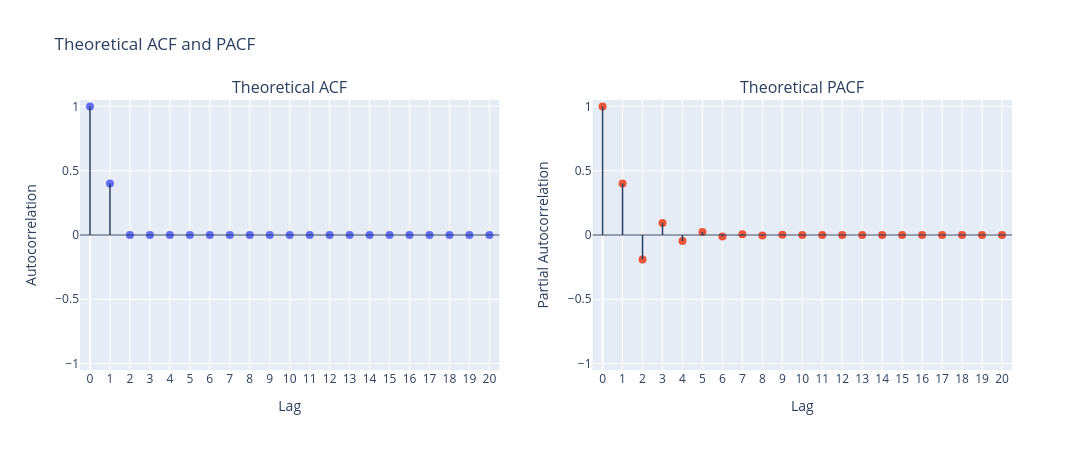

The cell this chart's notebook holds for it:
### Markdown cell above
## MA(1)

### Code cell
arma.plotly_arma_correlations(
    ar=[],
    ma=[0.5],
    n_lags=20,
)

### Figure 1 — Plotly figure (JSON) as saved in the notebook; plotly's stock layout.template omitted (floating-point values rounded to 4 significant figures)
{"data": [{"hovertemplate": "%{text}<extra></extra>", "marker": {"size": 8}, "mode": "markers", "name": "ACF", "showlegend": false, "text": ["Lag: 0<br>ACF: 1.0000", "Lag: 1<br>ACF: 0.4000", "Lag: 2<br>ACF: 0.0000", "Lag: 3<br>ACF: 0.0000", "Lag: 4<br>ACF: 0.0000", "Lag: 5<br>ACF: 0.0000", "Lag: 6<br>ACF: 0.0000", "Lag: 7<br>ACF: 0.0000", "Lag: 8<br>ACF: 0.0000", "Lag: 9<br>ACF: 0.0000", "Lag: 10<br>ACF: 0.0000", "Lag: 11<br>ACF: 0.0000", "Lag: 12<br>ACF: 0.0000", "Lag: 13<br>ACF: 0.0000", "Lag: 14<br>ACF: 0.0000", "Lag: 15<br>ACF: 0.0000", "Lag: 16<br>ACF: 0.0000", "Lag: 17<br>ACF: 0.0000", "Lag: 18<br>ACF: 0.0000", "Lag: 19<br>ACF: 0.0000", "Lag: 20<br>ACF: 0.0000"], "type": "scatter", "x": [0, 1, 2, 3, 4, 5, 6, 7, 8, 9, 10, 11, 12, 13, 14, 15, 16, 17, 18, 19, 20], "xaxis": "x", "y": [1.0, 0.4, 0.0, 0.0, 0.0, 0.0, 0.0, 0.0, 0.0, 0.0, 0.0, 0.0, 0.0, 0.0, 0.0, 0.0, 0.0, 0.0, 0.0, 0.0, 0.0], "yaxis": "y"}, {"hovertemplate": "%{text}<extra></extra>", "marker": {"size": 8}, "mode": "markers", "name": "PACF", "showlegend": false, "text": ["Lag: 0<br>PACF: 1.0000", "Lag: 1<br>PACF: 0.4000", "Lag: 2<br>PACF: -0.1905", "Lag: 3<br>PACF: 0.0941", "Lag: 4<br>PACF: -0.0469", "Lag: 5<br>PACF: 0.0234", "Lag: 6<br>PACF: -0.0117", "Lag: 7<br>PACF: 0.0059", "Lag: 8<br>PACF: -0.0029", "Lag: 9<br>PACF: 0.0015", "Lag: 10<br>PACF: -0.0007", "Lag: 11<br>PACF: 0.0004", "Lag: 12<br>PACF: -0.0002", "Lag: 13<br>PACF: 0.0001", "Lag: 14<br>PACF: -0.0000", "Lag: 15<br>PACF: 0.0000", "Lag: 16<br>PACF: -0.0000", "Lag: 17<br>PACF: 0.0000", "Lag: 18<br>PACF: -0.0000", "Lag: 19<br>PACF: 0.0000", "Lag: 20<br>PACF: -0.0000"], "type": "scatter", "x": [0, 1, 2, 3, 4, 5, 6, 7, 8, 9, 10, 11, 12, 13, 14, 15, 16, 17, 18, 19, 20], "xaxis": "x2", "y": [1.0, 0.4, -0.1905, 0.09412, -0.04692, 0.02344, -0.01172, 0.005859, -0.00293, 0.001465, -0.0007324, 0.0003662, -0.0001831, 9.155e-05, -4.578e-05, 2.289e-05, -1.144e-05, 5.722e-06, -2.861e-06, 1.431e-06, -7.153e-07], "yaxis": "y2"}], "layout": {"annotations": [{"font": {"size": 16}, "showarrow": false, "text": "Theoretical ACF", "x": 0.225, "xanchor": "center", "xref": "paper", "y": 1, "yanchor": "bottom", "yref": "paper"}, {"font": {"size": 16}, "showarrow": false, "text": "Theoretical PACF", "x": 0.775, "xanchor": "center", "xref": "paper", "y": 1, "yanchor": "bottom", "yref": "paper"}], "height": 450, "shapes": [{"line": {"width": 1.5}, "type": "line", "x0": 0, "x1": 0, "xref": "x", "y0": 0, "y1": 1, "yref": "y"}, {"line": {"width": 1.5}, "type": "line", "x0": 1, "x1": 1, "xref": "x", "y0": 0, "y1": 0.4, "yref": "y"}, {"line": {"width": 1.5}, "type": "line", "x0": 2, "x1": 2, "xref": "x", "y0": 0, "y1": 0, "yref": "y"}, {"line": {"width": 1.5}, "type": "line", "x0": 3, "x1": 3, "xref": "x", "y0": 0, "y1": 0, "yref": "y"}, {"line": {"width": 1.5}, "type": "line", "x0": 4, "x1": 4, "xref": "x", "y0": 0, "y1": 0, "yref": "y"}, {"line": {"width": 1.5}, "type": "line", "x0": 5, "x1": 5, "xref": "x", "y0": 0, "y1": 0, "yref": "y"}, {"line": {"width": 1.5}, "type": "line", "x0": 6, "x1": 6, "xref": "x", "y0": 0, "y1": 0, "yref": "y"}, {"line": {"width": 1.5}, "type": "line", "x0": 7, "x1": 7, "xref": "x", "y0": 0, "y1": 0, "yref": "y"}, {"line": {"width": 1.5}, "type": "line", "x0": 8, "x1": 8, "xref": "x", "y0": 0, "y1": 0, "yref": "y"}, {"line": {"width": 1.5}, "type": "line", "x0": 9, "x1": 9, "xref": "x", "y0": 0, "y1": 0, "yref": "y"}, {"line": {"width": 1.5}, "type": "line", "x0": 10, "x1": 10, "xref": "x", "y0": 0, "y1": 0, "yref": "y"}, {"line": {"width": 1.5}, "type": "line", "x0": 11, "x1": 11, "xref": "x", "y0": 0, "y1": 0, "yref": "y"}, {"line": {"width": 1.5}, "type": "line", "x0": 12, "x1": 12, "xref": "x", "y0": 0, "y1": 0, "yref": "y"}, {"line": {"width": 1.5}, "type": "line", "x0": 13, "x1": 13, "xref": "x", "y0": 0, "y1": 0, "yref": "y"}, {"line": {"width": 1.5}, "type": "line", "x0": 14, "x1": 14, "xref": "x", "y0": 0, "y1": 0, "yref": "y"}, {"line": {"width": 1.5}, "type": "line", "x0": 15, "x1": 15, "xref": "x", "y0": 0, "y1": 0, "yref": "y"}, {"line": {"width": 1.5}, "type": "line", "x0": 16, "x1": 16, "xref": "x", "y0": 0, "y1": 0, "yref": "y"}, {"line": {"width": 1.5}, "type": "line", "x0": 17, "x1": 17, "xref": "x", "y0": 0, "y1": 0, "yref": "y"}, {"line": {"width": 1.5}, "type": "line", "x0": 18, "x1": 18, "xref": "x", "y0": 0, "y1": 0, "yref": "y"}, {"line": {"width": 1.5}, "type": "line", "x0": 19, "x1": 19, "xref": "x", "y0": 0, "y1": 0, "yref": "y"}, {"line": {"width": 1.5}, "type": "line", "x0": 20, "x1": 20, "xref": "x", "y0": 0, "y1": 0, "yref": "y"}, {"line": {"width": 1.5}, "type": "line", "x0": 0, "x1": 0, "xref": "x2", "y0": 0, "y1": 1, "yref": "y2"}, {"line": {"width": 1.5}, "type": "line", "x0": 1, "x1": 1, "xref": "x2", "y0": 0, "y1": 0.4, "yref": "y2"}, {"line": {"width": 1.5}, "type": "line", "x0": 2, "x1": 2, "xref": "x2", "y0": 0, "y1": -0.1905, "yref": "y2"}, {"line": {"width": 1.5}, "type": "line", "x0": 3, "x1": 3, "xref": "x2", "y0": 0, "y1": 0.09412, "yref": "y2"}, {"line": {"width": 1.5}, "type": "line", "x0": 4, "x1": 4, "xref": "x2", "y0": 0, "y1": -0.04692, "yref": "y2"}, {"line": {"width": 1.5}, "type": "line", "x0": 5, "x1": 5, "xref": "x2", "y0": 0, "y1": 0.02344, "yref": "y2"}, {"line": {"width": 1.5}, "type": "line", "x0": 6, "x1": 6, "xref": "x2", "y0": 0, "y1": -0.01172, "yref": "y2"}, {"line": {"width": 1.5}, "type": "line", "x0": 7, "x1": 7, "xref": "x2", "y0": 0, "y1": 0.005859, "yref": "y2"}, {"line": {"width": 1.5}, "type": "line", "x0": 8, "x1": 8, "xref": "x2", "y0": 0, "y1": -0.00293, "yref": "y2"}, {"line": {"width": 1.5}, "type": "line", "x0": 9, "x1": 9, "xref": "x2", "y0": 0, "y1": 0.001465, "yref": "y2"}, {"line": {"width": 1.5}, "type": "line", "x0": 10, "x1": 10, "xref": "x2", "y0": 0, "y1": -0.0007324, "yref": "y2"}, {"line": {"width": 1.5}, "type": "line", "x0": 11, "x1": 11, "xref": "x2", "y0": 0, "y1": 0.0003662, "yref": "y2"}, {"line": {"width": 1.5}, "type": "line", "x0": 12, "x1": 12, "xref": "x2", "y0": 0, "y1": -0.0001831, "yref": "y2"}, {"line": {"width": 1.5}, "type": "line", "x0": 13, "x1": 13, "xref": "x2", "y0": 0, "y1": 9.155e-05, "yref": "y2"}, {"line": {"width": 1.5}, "type": "line", "x0": 14, "x1": 14, "xref": "x2", "y0": 0, "y1": -4.578e-05, "yref": "y2"}, {"line": {"width": 1.5}, "type": "line", "x0": 15, "x1": 15, "xref": "x2", "y0": 0, "y1": 2.289e-05, "yref": "y2"}, {"line": {"width": 1.5}, "type": "line", "x0": 16, "x1": 16, "xref": "x2", "y0": 0, "y1": -1.144e-05, "yref": "y2"}, {"line": {"width": 1.5}, "type": "line", "x0": 17, "x1": 17, "xref": "x2", "y0": 0, "y1": 5.722e-06, "yref": "y2"}, {"line": {"width": 1.5}, "type": "line", "x0": 18, "x1": 18, "xref": "x2", "y0": 0, "y1": -2.861e-06, "yref": "y2"}, {"line": {"width": 1.5}, "type": "line", "x0": 19, "x1": 19, "xref": "x2", "y0": 0, "y1": 1.431e-06, "yref": "y2"}, {"line": {"width": 1.5}, "type": "line", "x0": 20, "x1": 20, "xref": "x2", "y0": 0, "y1": -7.153e-07, "yref": "y2"}, {"line": {"width": 1}, "type": "line", "x0": 0, "x1": 1, "xref": "x domain", "y0": 0, "y1": 0, "yref": "y"}, {"line": {"width": 1}, "type": "line", "x0": 0, "x1": 1, "xref": "x2 domain", "y0": 0, "y1": 0, "yref": "y2"}], "title": {"text": "Theoretical ACF and PACF"}, "width": 1100, "xaxis": {"anchor": "y", "domain": [0, 0.45], "dtick": 1, "range": [-0.5, 20.5], "tick0": 0, "tickmode": "linear", "title": {"text": "Lag"}}, "xaxis2": {"anchor": "y2", "domain": [0.55, 1], "dtick": 1, "range": [-0.5, 20.5], "tick0": 0, "tickmode": "linear", "title": {"text": "Lag"}}, "yaxis": {"anchor": "x", "domain": [0, 1], "range": [-1.05, 1.05], "title": {"text": "Autocorrelation"}}, "yaxis2": {"anchor": "x2", "domain": [0, 1], "range": [-1.05, 1.05], "title": {"text": "Partial Autocorrelation"}}}}
